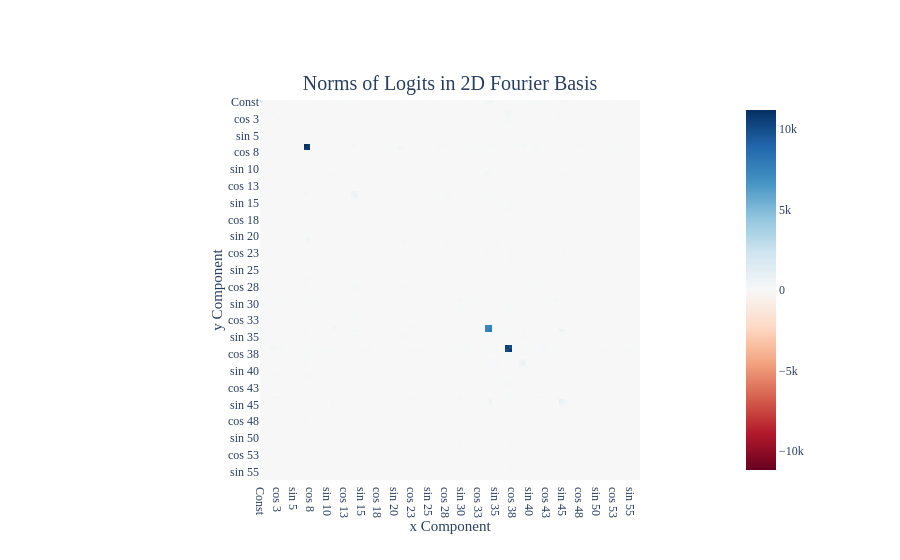

Write notebook code for a chart like this one.
### Code cell
fig = imshow_fourier(fft2d(original_logits[:, :]).norm(dim=-1),
           title=f'Norms of Logits in 2D Fourier Basis', return_fig=True)
fig.update_layout(coloraxis_colorbar_x = 0.9)
fig.show("vscode+colab")
write_image(fig, 'norm_fourier_logits')

### Figure 1 — Plotly figure (JSON) as saved in the notebook; plotly's stock layout.template omitted (floating-point values rounded to 4 significant figures; data arrays with more than 128 entries replaced by an {"elided": "..."} marker saying what was removed)
{"data": [{"coloraxis": "coloraxis", "name": "0", "x": ["Const", "cos 1", "sin 1", "cos 2", "sin 2", "cos 3", "sin 3", "cos 4", "sin 4", "cos 5", "sin 5", "cos 6", "sin 6", "cos 7", "sin 7", "cos 8", "sin 8", "cos 9", "sin 9", "cos 10", "sin 10", "cos 11", "sin 11", "cos 12", "sin 12", "cos 13", "sin 13", "cos 14", "sin 14", "cos 15", "sin 15", "cos 16", "sin 16", "cos 17", "sin 17", "cos 18", "sin 18", "cos 19", "sin 19", "cos 20", "sin 20", "cos 21", "sin 21", "cos 22", "sin 22", "cos 23", "sin 23", "cos 24", "sin 24", "cos 25", "sin 25", "cos 26", "sin 26", "cos 27", "sin 27", "cos 28", "sin 28", "cos 29", "sin 29", "cos 30", "sin 30", "cos 31", "sin 31", "cos 32", "sin 32", "cos 33", "sin 33", "cos 34", "sin 34", "cos 35", "sin 35", "cos 36", "sin 36", "cos 37", "sin 37", "cos 38", "sin 38", "cos 39", "sin 39", "cos 40", "sin 40", "cos 41", "sin 41", "cos 42", "sin 42", "cos 43", "sin 43", "cos 44", "sin 44", "cos 45", "sin 45", "cos 46", "sin 46", "cos 47", "sin 47", "cos 48", "sin 48", "cos 49", "sin 49", "cos 50", "sin 50", "cos 51", "sin 51", "cos 52", "sin 52", "cos 53", "sin 53", "cos 54", "sin 54", "cos 55", "sin 55", "cos 56", "sin 56"], "y": ["Const", "cos 1", "sin 1", "cos 2", "sin 2", "cos 3", "sin 3", "cos 4", "sin 4", "cos 5", "sin 5", "cos 6", "sin 6", "cos 7", "sin 7", "cos 8", "sin 8", "cos 9", "sin 9", "cos 10", "sin 10", "cos 11", "sin 11", "cos 12", "sin 12", "cos 13", "sin 13", "cos 14", "sin 14", "cos 15", "sin 15", "cos 16", "sin 16", "cos 17", "sin 17", "cos 18", "sin 18", "cos 19", "sin 19", "cos 20", "sin 20", "cos 21", "sin 21", "cos 22", "sin 22", "cos 23", "sin 23", "cos 24", "sin 24", "cos 25", "sin 25", "cos 26", "sin 26", "cos 27", "sin 27", "cos 28", "sin 28", "cos 29", "sin 29", "cos 30", "sin 30", "cos 31", "sin 31", "cos 32", "sin 32", "cos 33", "sin 33", "cos 34", "sin 34", "cos 35", "sin 35", "cos 36", "sin 36", "cos 37", "sin 37", "cos 38", "sin 38", "cos 39", "sin 39", "cos 40", "sin 40", "cos 41", "sin 41", "cos 42", "sin 42", "cos 43", "sin 43", "cos 44", "sin 44", "cos 45", "sin 45", "cos 46", "sin 46", "cos 47", "sin 47", "cos 48", "sin 48", "cos 49", "sin 49", "cos 50", "sin 50", "cos 51", "sin 51", "cos 52", "sin 52", "cos 53", "sin 53", "cos 54", "sin 54", "cos 55", "sin 55", "cos 56", "sin 56"], "z": {"elided": "113x113 float values"}, "type": "heatmap", "xaxis": "x", "yaxis": "y", "hovertemplate": "%{x}x * %{y}y<br>Value:%{z:.4f}"}], "layout": {"xaxis": {"anchor": "y", "domain": [0, 1], "scaleanchor": "y", "constrain": "domain", "title": {"text": "x Component"}}, "yaxis": {"anchor": "x", "domain": [0, 1], "autorange": "reversed", "constrain": "domain", "title": {"text": "y Component"}}, "coloraxis": {"colorscale": [[0, "rgb(103,0,31)"], [0.1, "rgb(178,24,43)"], [0.2, "rgb(214,96,77)"], [0.3, "rgb(244,165,130)"], [0.4, "rgb(253,219,199)"], [0.5, "rgb(247,247,247)"], [0.6, "rgb(209,229,240)"], [0.7, "rgb(146,197,222)"], [0.8, "rgb(67,147,195)"], [0.9, "rgb(33,102,172)"], [1, "rgb(5,48,97)"]], "cmid": 0, "colorbar": {"x": 0.9}}, "title": {"text": "Norms of Logits in 2D Fourier Basis"}}}
